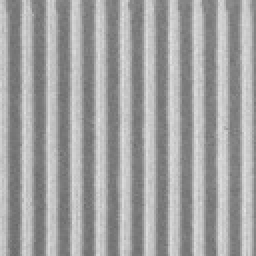
#> input picture distortions/scenes_images/scene_03.tiff, 128 x 128 px, given in place of 0_0.tiff, which was not available (shown 2 times larger)
$ python stsim_distortions.py --image_dir ../distortions/scenes_images   (older library calls are emulated)
#> lines starting #> are read from the running program, lines starting #| are printed output that depends on the picture; pictures that were not available may be replaced by others from this repository, and a replacement may not be noted
### utils/filterbank.py
from __future__ import division
import numpy as np
import scipy.misc as sc
import scipy.signal

# [30 lines left out: function visualize, not called in this run]

class Steerable:
	def __init__(self, height = 5):
		"""
		height is the total height, including highpass and lowpass
		"""
		self.nbands = 4
		self.height = height
		self.isSample = True

	def buildSCFpyr(self, im):
		assert len(im.shape) == 2, 'Input image must be grayscale'

		M, N = im.shape
		log_rad, angle = self.base(M, N)
		Xrcos, Yrcos = self.rcosFn(1, -0.5)
		Yrcos = np.sqrt(Yrcos)
		YIrcos = np.sqrt(1 - Yrcos*Yrcos)

		lo0mask = self.pointOp(log_rad, YIrcos, Xrcos)
		hi0mask = self.pointOp(log_rad, Yrcos, Xrcos)

		imdft = np.fft.fftshift(np.fft.fft2(im))
		lo0dft = imdft * lo0mask

		coeff = self.buildSCFpyrlevs(lo0dft, log_rad, angle, Xrcos, Yrcos, self.height - 1)

		hi0dft = imdft * hi0mask
		hi0 = np.fft.ifft2(np.fft.ifftshift(hi0dft))

		coeff.insert(0, hi0.real)

		return coeff

	def getlist(self, coeff):
		straight = [bands for scale in coeff[1:-1] for bands in scale]
		straight = [coeff[0]] + straight + [coeff[-1]]
		return straight

	def buildSCFpyrlevs(self, lodft, log_rad, angle, Xrcos, Yrcos, ht):
		if (ht <=1):
			lo0 = np.fft.ifft2(np.fft.ifftshift(lodft))
			coeff = [lo0.real]

		else:
			Xrcos = Xrcos - 1

			# ==================== Orientation bandpass =======================
			himask = self.pointOp(log_rad, Yrcos, Xrcos)

			lutsize = 1024
			Xcosn = np.pi * np.array(range(-(2*lutsize+1),(lutsize+2)))/lutsize
			order = self.nbands - 1
			const = np.power(2, 2*order) * np.square(sc.factorial(order)) / (self.nbands * sc.factorial(2*order))

			alpha = (Xcosn + np.pi) % (2*np.pi) - np.pi
			Ycosn = 2*np.sqrt(const) * np.power(np.cos(Xcosn), order) * (np.abs(alpha) < np.pi/2)

			orients = []

			for b in range(self.nbands):
				anglemask = self.pointOp(angle, Ycosn, Xcosn + np.pi*b/self.nbands)
				banddft = np.power(np.complex(0,-1), self.nbands - 1) * lodft * anglemask * himask
				band = np.fft.ifft2(np.fft.ifftshift(banddft))
				orients.append(band)

			# ================== Subsample lowpass ============================
			dims = np.array(lodft.shape)

			lostart = np.ceil((dims+0.5)/2) - np.ceil((np.ceil((dims-0.5)/2)+0.5)/2)
			loend = lostart + np.ceil((dims-0.5)/2)

			lostart = lostart.astype(int)
			loend = loend.astype(int)

			log_rad = log_rad[lostart[0]:loend[0], lostart[1]:loend[1]]
			angle = angle[lostart[0]:loend[0], lostart[1]:loend[1]]
			lodft = lodft[lostart[0]:loend[0], lostart[1]:loend[1]]
			YIrcos = np.abs(np.sqrt(1 - Yrcos*Yrcos))
			lomask = self.pointOp(log_rad, YIrcos, Xrcos)

			lodft = lomask * lodft

			coeff = self.buildSCFpyrlevs(lodft, log_rad, angle, Xrcos, Yrcos, ht-1)
			coeff.insert(0, orients)

		return coeff

	# [66 lines left out: functions reconSCFpyrLevs, reconSCFpyr, not called in this run]


	def base(self, m, n):

		x = np.linspace(-(m // 2)/(m / 2), (m // 2)/(m / 2) - (1 - m % 2)*2/m , num = m)
		y = np.linspace(-(n // 2)/(n / 2), (n // 2)/(n / 2) - (1 - n % 2)*2/n , num = n)

		xv, yv = np.meshgrid(y, x)

		angle = np.arctan2(yv, xv)

		rad = np.sqrt(xv**2 + yv**2)
		rad[m//2][n//2] = rad[m//2][n//2 - 1]
		log_rad = np.log2(rad)

		return log_rad, angle

	def rcosFn(self, width, position):
		N = 256
		X = np.pi * np.array(range(-N-1, 2))/2/N

		Y = np.cos(X)**2
		Y[0] = Y[1]
		Y[N+2] = Y[N+1]

		X = position + 2*width/np.pi*(X + np.pi/4)
		return X, Y

	def pointOp(self, im, Y, X):
		out = np.interp(im.flatten(), X, Y)
		return np.reshape(out, im.shape)

class SteerableNoSub(Steerable):

	# [43 lines left out: function buildSCFpyrlevs, not called in this run]

### utils/metric.py
from __future__ import division
import numpy as np

from utils.filterbank import Steerable, SteerableNoSub
from scipy import signal

import cv2
import itertools

def conv(a, b):
    """ Larger matrix go first """
    return signal.correlate2d(a, b, mode='valid')

# [112 lines left out: functions pooling, compute_L_term, compute_C_term, compute_C01_term, compute_C10_term, compute_cross_term, not called in this run]


def MSE(img1, img2):
    return ((img2 - img1) ** 2).mean()


# [12 lines left out: function fspecial, not called in this run]


class Metric:
    def __init__(self):
        self.win = 7

    def STSIM_M(self, im):
        ss = Steerable(5)
        M, N = im.shape
        coeff = ss.buildSCFpyr(im)

        f = []
        # single subband statistics
        for s in ss.getlist(coeff):
            s = s.real
            shiftx = np.roll(s, 1, axis=0)
            shifty = np.roll(s, 1, axis=1)

            f.append(np.mean(s))
            f.append(np.var(s))
            f.append((shiftx * s).mean() / s.var())
            f.append((shifty * s).mean() / s.var())

        # correlation statistics
        # across orientations
        for orients in coeff[1:-1]:
            for (s1, s2) in list(itertools.combinations(orients, 2)):
                f.append((s1.real * s2.real).mean())

        for orient in range(len(coeff[1])):
            for height in range(len(coeff) - 3):
                s1 = coeff[height + 1][orient].real
                s2 = coeff[height + 2][orient].real

                s1 = cv2.resize(s1, (0, 0), fx=0.5, fy=0.5)
                f.append((s1 * s2).mean() / np.sqrt(s1.var()) / np.sqrt(s2.var()))
        return np.array(f)

### utils/stsim_distortions.py
'''
Coding Experiments: STSIM-M
'''

import argparse
import os
import cv2
import numpy as np
from utils.metric import Metric
from scipy.spatial.distance import mahalanobis
from scipy.stats import spearmanr, pearsonr


def main(opt):
    if opt.image_dir:
        stsimM_vectors, stsimM_class = [], {}
        for root, dirs, files in os.walk(opt.image_dir):
            for base_texture in range(0,10):
                for distortion in range(0,10):
                    img = f"{base_texture}_{distortion}.tiff"
                    vector = list(Metric().STSIM_M(cv2.imread(os.path.join(root, img), cv2.IMREAD_GRAYSCALE)))
#> in __init__, `self.nbands = 4`: self.nbands = 4
#> in buildSCFpyr, im is the input picture: shape (128, 128); min 105, max 229, mean 161.5
#> in pointOp (call 3), `out = np.interp(im.flatten(), X, Y)`: out = 16384 values, max 1 at index 0, min 6.12e-17 at index 6208, mean 0.914
#> in pointOp (call 3), `return np.reshape(out, im.shape)`:
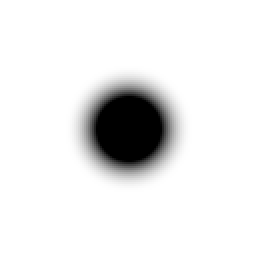
#> returned value: shape (128, 128) float64 (shown 2 times larger); min 6.12e-17, max 1, mean 0.914
#> in buildSCFpyrlevs, `order = self.nbands - 1`: order = 3
#> in buildSCFpyrlevs, `const = np.power(2, 2*order) * np.square(sc.factorial(order)) / (self...`: const = 0.8
#> in buildSCFpyrlevs, `Ycosn = 2*np.sqrt(const) * np.power(np.cos(Xcosn), order) * (np.abs(al..`: Ycosn = 3075 values, max 1.79 at index 1, min 0 at index 513, mean 0.38
#> after the loop in buildSCFpyrlevs, `for b in range(self.nbands):`:
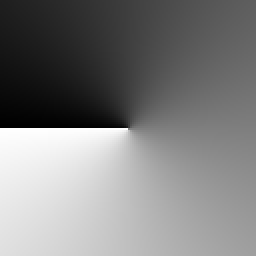
#> angle: shape (128, 128) float64 (shown 2 times larger); min -3.13, max 3.14, mean -4.79e-05; drawn with min black and max white
#> after the loop in buildSCFpyrlevs, `for b in range(self.nbands):`: orients = 4 items
#> in buildSCFpyrlevs, `log_rad = log_rad[lostart[0]:loend[0], lostart[1]:loend[1]]`:
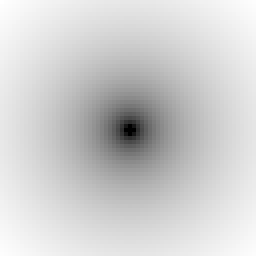
#> log_rad: shape (64, 64) float64 (shown 4 times larger); min -6, max -0.5, mean -1.53; drawn with min black and max white
#> in pointOp (call 8), `out = np.interp(im.flatten(), X, Y)`: out = 4096 values, max 1 at index 1056, min 0 at index 0, mean 0.5
#> in pointOp (call 8), `return np.reshape(out, im.shape)`:
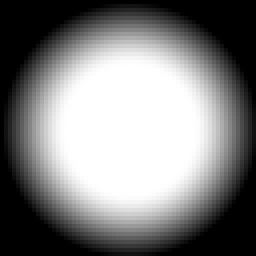
#> returned value: shape (64, 64) float64 (shown 4 times larger); min 0, max 1, mean 0.5
#> in buildSCFpyrlevs, `coeff = self.buildSCFpyrlevs(lodft, log_rad, angle, Xrcos, Yrcos, ht-1)`: coeff = 3 items
#> in buildSCFpyr, `coeff = self.buildSCFpyrlevs(lo0dft, log_rad, angle, Xrcos, Yrcos, sel..`: coeff = 4 items
#> in STSIM_M, `coeff = ss.buildSCFpyr(im)`: coeff = 5 items
#> in getlist, `straight = [bands for scale in coeff[1:-1] for bands in scale]`: straight = 12 items
#> in getlist, `straight = [coeff[0]] + straight + [coeff[-1]]`: straight = 14 items
#> the loop in STSIM_M, `for s in ss.getlist(coeff):` made 14 passes
#> pass 1, in STSIM_M, `shifty = np.roll(s, 1, axis=1)`:
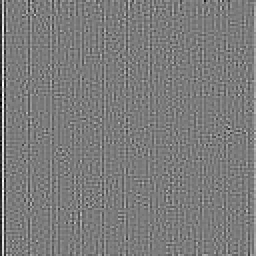
#> shifty: shape (128, 128) float64 (shown 2 times larger); min -23.74, max 25.08, mean 0; drawn with min black and max white
#> pass 2, in STSIM_M, `s = s.real`:
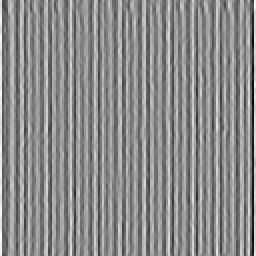
#> s: shape (128, 128) float64 (shown 2 times larger); min -24.19, max 20.08, mean 0; drawn with min black and max white
#> after the loop in STSIM_M, `for s in ss.getlist(coeff):`: f = 56 values, max 144126.1 at index 37, min -0.555 at index 3, mean 5115.4
#> the loop in STSIM_M, `for orients in coeff[1:-1]:` made 3 passes
#> after the loop in STSIM_M, `for orients in coeff[1:-1]:`: f = 74 values, max 144126.1 at index 37, min -50989 at index 70, mean 3621.2
#> the loop in STSIM_M, `for orient in range(len(coeff[1])):` made 4 passes
#> after the loop in STSIM_M, `for orient in range(len(coeff[1])):`:
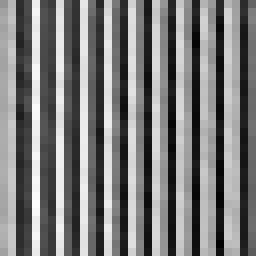
#> s2: shape (32, 32) float64 (shown 8 times larger); min -218.2, max 231.8, mean 0; drawn with min black and max white
#> after the loop in STSIM_M, `for orient in range(len(coeff[1])):`: f = 82 values, max 144126.1 at index 37, min -50989 at index 70, mean 3268
                    stsimM_vectors.append([int(base_texture + distortion)] + vector)
                    if int(base_texture) in stsimM_class:
                        stsimM_class[int(base_texture)].append(vector)
                    else:
                        stsimM_class[int(base_texture)] = [vector]

    if opt.save_features:
        np.save(open(opt.save_features, 'rb'), stsimM_vectors)

    if opt.load_distance_matrix:
        dist_matrix = np.load(open(opt.load_distance_matrix, 'rb'))
    elif opt.scope == 'global':
        if opt.distance_metric == 'var':
            dist_matrix = np.diag(np.var(stsimM_vectors[:, 1:], axis=0))
        elif opt.distance_metric == 'cov':
            import pdb; pdb.set_trace()
            dist_matrix = np.cov(np.array(stsimM_vectors)[:, 1:], rowvar=False)
    elif opt.scope == 'intraclass':
        if opt.distance_metric == 'var':
            dist_matrix = np.mean([
                np.diag(np.var(distortions), axis=0)
                    for distortions in stsimM_class.values()
                ], axis=0)
        elif opt.distance_metric == 'cov':
            dist_matrix = np.mean([
                np.cov(distortions, rowvar=False)
                for distortions in stsimM_class.values()
            ], axis=0)


    if opt.save_distance_matrix:
        np.save(open(opt.save_distance_matrix, 'wb'), dist_matrix)
    dist_matrix = np.linalg.inv(dist_matrix)

    results = []
    for base_texture in range(0,10):
        texture_sim = [
            mahalanobis(
                stsimM_class[base_texture][0],
                stsimM_class[base_texture][distortion],
                dist_matrix)
            for distortion in range(0, 10)
        ]
        results.append(texture_sim)
    if opt.save_results:
        np.save(open(opt.save_results, 'wb'), np.array(results))

    evaluate(results, opt)

def evaluate(results, opt):
    subj_results = np.load(opt.load_subjective_ranks)

    # Bordas Rule
    texture_pearson, texture_spearman = [], []
    for base_texture in range(len(results)):
        subj_sorted = {val: ind for ind, val in enumerate(sorted(subj_results[base_texture]))}
        subj_rank = [subj_sorted[dist] for dist in subj_results[base_texture]]

        metric_sorted = {val: ind for ind, val in enumerate(sorted(results[base_texture]))}
        metric_rank = [metric_sorted[dist] for dist in results[base_texture]]

        print("subj", subj_rank)
        print("metric", metric_rank)
        print()
        texture_pearson.append(pearsonr(subj_rank, metric_rank))
        texture_spearman.append(spearmanr(subj_rank, metric_rank))

    bordas_pearson = np.mean(texture_pearson)
    bordas_spearman = np.mean(texture_spearman)

    print(bordas_pearson, bordas_spearman)

if __name__ == '__main__':
    parser = argparse.ArgumentParser()
    parser.add_argument('--load_distance_matrix', type=str, default='')
    parser.add_argument('--load_subjective_ranks', type=str)
    parser.add_argument('--image_dir', type=str)
    parser.add_argument('--save_features', type=str, default='')
    parser.add_argument('--save_distance_matrix', type=str, default='')
    parser.add_argument('--save_results', type=str, default='')
    parser.add_argument(
        '--distance_metric', choices=['var', 'cov', 'std'], default='cov')
    parser.add_argument(
        '--scope', choices=['global', 'intraclass'], default='intraclass')

    opt = parser.parse_args()
#> (the run stopped early here; a loop or call above may not have finished)

$ run again, on distortions/scenes_images/scene_04.tiff
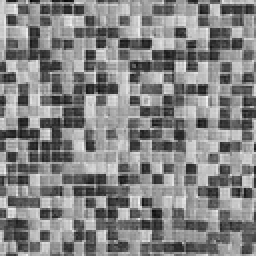
#> input picture distortions/scenes_images/scene_04.tiff, 128 x 128 px, given in place of 0_0.tiff, which was not available (shown 2 times larger)
#> self.nbands = 4
#> in buildSCFpyr, im is the input picture: shape (128, 128); min 3, max 248, mean 132.3
#> order = 3
#> const = 0.8
#> Ycosn = 3075 values, max 1.79 at index 1, min 0 at index 513, mean 0.38
#> after the loop in buildSCFpyrlevs, `for b in range(self.nbands):`: orients = 4 items
#> in buildSCFpyrlevs, `coeff = self.buildSCFpyrlevs(lodft, log_rad, angle, Xrcos, Yrcos, ht-1)`: coeff = 3 items
#> in buildSCFpyr, `coeff = self.buildSCFpyrlevs(lo0dft, log_rad, angle, Xrcos, Yrcos, sel..`: coeff = 4 items
#> in STSIM_M, `coeff = ss.buildSCFpyr(im)`: coeff = 5 items
#> in getlist, `straight = [bands for scale in coeff[1:-1] for bands in scale]`: straight = 12 items
#> in getlist, `straight = [coeff[0]] + straight + [coeff[-1]]`: straight = 14 items
#> the loop in STSIM_M, `for s in ss.getlist(coeff):` made 14 passes
#> pass 2, in STSIM_M, `s = s.real`:
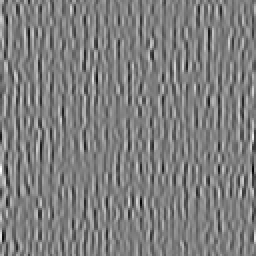
#> s: shape (128, 128) float64 (shown 2 times larger); min -49.16, max 49.24, mean 0; drawn with min black and max white
#> after the loop in STSIM_M, `for s in ss.getlist(coeff):`: f = 56 values, max 1627512.1 at index 53, min -0.0719 at index 39, mean 32990.2
#> the loop in STSIM_M, `for orients in coeff[1:-1]:` made 3 passes
#> after the loop in STSIM_M, `for orients in coeff[1:-1]:`: f = 74 values, max 1627512.1 at index 53, min -29768.3 at index 70, mean 25720.7
#> the loop in STSIM_M, `for orient in range(len(coeff[1])):` made 4 passes
#> after the loop in STSIM_M, `for orient in range(len(coeff[1])):`:
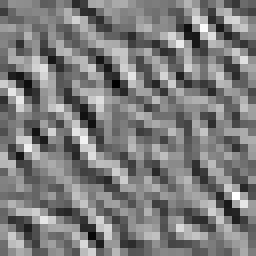
#> s2: shape (32, 32) float64 (shown 8 times larger); min -606.1, max 634.2, mean 0; drawn with min black and max white
#> after the loop in STSIM_M, `for orient in range(len(coeff[1])):`: f = 82 values, max 1627512.1 at index 53, min -29768.3 at index 70, mean 23211.4

$ run again, on distortions/scenes_images/scene_05.tiff
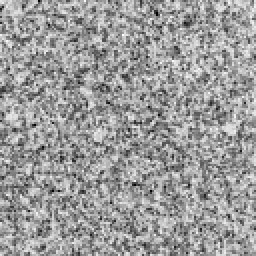
#> input picture distortions/scenes_images/scene_05.tiff, 128 x 128 px, given in place of 0_0.tiff, which was not available (shown 2 times larger)
#> self.nbands = 4
#> in buildSCFpyr, im is the input picture: shape (128, 128); min 0, max 254, mean 155.6
#> order = 3
#> const = 0.8
#> Ycosn = 3075 values, max 1.79 at index 1, min 0 at index 513, mean 0.38
#> after the loop in buildSCFpyrlevs, `for b in range(self.nbands):`: orients = 4 items
#> in buildSCFpyrlevs, `coeff = self.buildSCFpyrlevs(lodft, log_rad, angle, Xrcos, Yrcos, ht-1)`: coeff = 3 items
#> in buildSCFpyr, `coeff = self.buildSCFpyrlevs(lo0dft, log_rad, angle, Xrcos, Yrcos, sel..`: coeff = 4 items
#> in STSIM_M, `coeff = ss.buildSCFpyr(im)`: coeff = 5 items
#> in getlist, `straight = [bands for scale in coeff[1:-1] for bands in scale]`: straight = 12 items
#> in getlist, `straight = [coeff[0]] + straight + [coeff[-1]]`: straight = 14 items
#> the loop in STSIM_M, `for s in ss.getlist(coeff):` made 14 passes
#> pass 2, in STSIM_M, `s = s.real`:
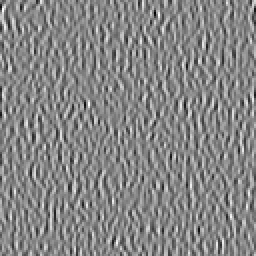
#> s: shape (128, 128) float64 (shown 2 times larger); min -51.09, max 46, mean 0; drawn with min black and max white
#> after the loop in STSIM_M, `for s in ss.getlist(coeff):`: f = 56 values, max 230708.9 at index 53, min -0.185 at index 3, mean 5022.4
#> the loop in STSIM_M, `for orients in coeff[1:-1]:` made 3 passes
#> after the loop in STSIM_M, `for orients in coeff[1:-1]:`: f = 74 values, max 230708.9 at index 53, min -4501 at index 70, mean 3958.2
#> the loop in STSIM_M, `for orient in range(len(coeff[1])):` made 4 passes
#> after the loop in STSIM_M, `for orient in range(len(coeff[1])):`:
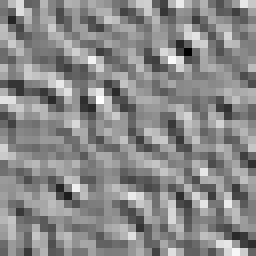
#> s2: shape (32, 32) float64 (shown 8 times larger); min -297.5, max 255.5, mean 0; drawn with min black and max white
#> after the loop in STSIM_M, `for orient in range(len(coeff[1])):`: f = 82 values, max 230708.9 at index 53, min -4501 at index 70, mean 3572.1
